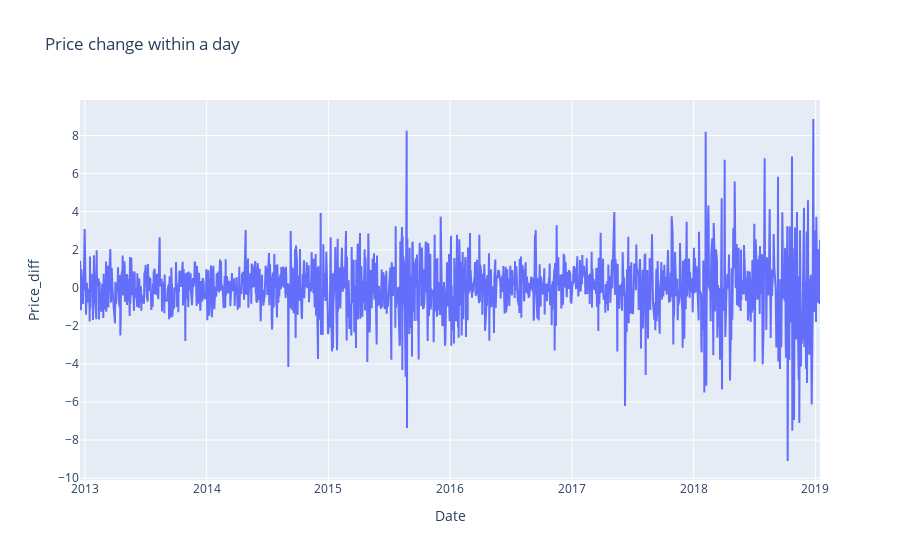

This figure's notebook cell:
### Code cell
trace1 = go.Scatter(
        x = df['Date'].dt.strftime(date_format='%Y-%m-%d'),
        y = df['price_diff'])
layout = go.Layout(dict(title = 'Price change within a day',
                       xaxis = dict(title = 'Date'),
                       yaxis = dict(title = 'Price_diff'),
                       ))
data = [trace1]
py.iplot(dict(data=data,layout=layout))

### Figure 1 — Plotly figure (JSON) as saved in the notebook; plotly's stock layout.template omitted (floating-point values rounded to 4 significant figures; data arrays with more than 128 entries replaced by an {"elided": "..."} marker saying what was removed)
{"data": [{"type": "scatter", "x": {"elided": "1531 str values"}, "y": {"elided": "1531 float values"}}], "layout": {"autosize": true, "title": {"text": "Price change within a day"}, "xaxis": {"autorange": true, "range": ["2012-12-17", "2019-01-15"], "title": {"text": "Date"}, "type": "date"}, "yaxis": {"autorange": true, "range": [-10.1, 9.868], "title": {"text": "Price_diff"}, "type": "linear"}}}
